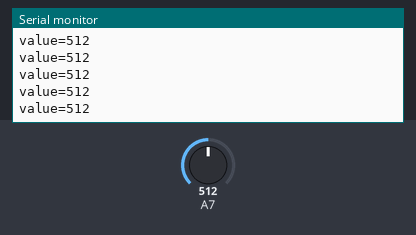
The sketch below on a simulated Arduino Uno, built with avr-gcc and run on an emulated ATmega328P. On the bench: the last lines printed to the serial monitor. The inputs (shaded band) are chosen by the test bench; at power-on: A7 = 512.

Above: at 1.2 s.
1.3 s: A7 set to 716
At 1.31 s:
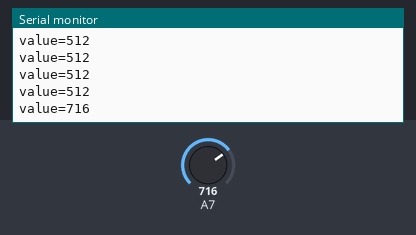
2.8 s: A7 set to 900
At 2.81 s:
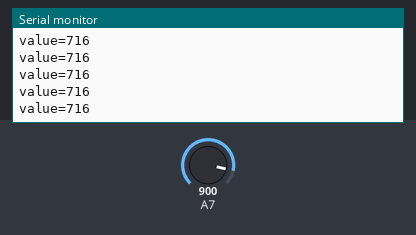
Timing chart, 0 to 5.8 s (numbered marks = the images above; inputs shaded):
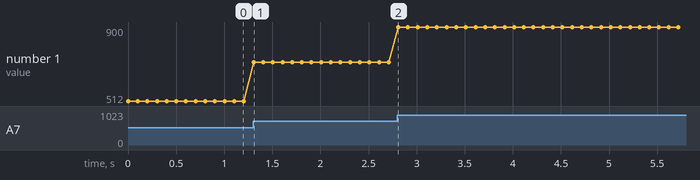

Measured:
- after the input at 1.3 s, the serial monitor: prints a new line at once (image 1)
- plotted number 1: 512 → 716 after the input at 1.3 s, 716 → 900 after the input at 2.8 s

The sketch:

sketch_mar11a.ino
```cpp
#include "MeOrion.h" [/align]#include <Wire.h>
#include <SoftwareSerial.h>

MePotentiometer myPotentiometer(PORT_6);

void setup()
{
    Serial.begin(9600);
}

void loop()
{
    Serial.print("value=");
    Serial.println(myPotentiometer.read() );
    delay(100);
}
```
